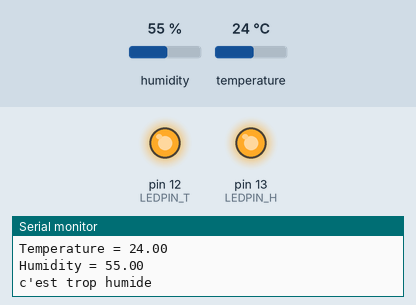
This sketch was run on a simulated Arduino Uno, built with avr-gcc and run on an emulated ATmega328P. Parts: output pins drawn as LEDs (lit = HIGH), the last lines printed to the serial monitor. The inputs (shaded band) are chosen by the test bench; at power-on: temperature 24 °C, humidity 55 %.

Above: at 4.8 s.
4.9 s: temperature set to 21 °C
At 10.8 s:
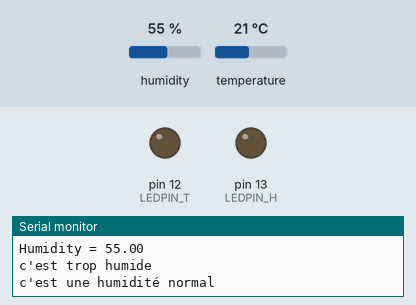
14.2 s: humidity set to 52 %
19.2 s: humidity set to 49 %
At 19.8 s:
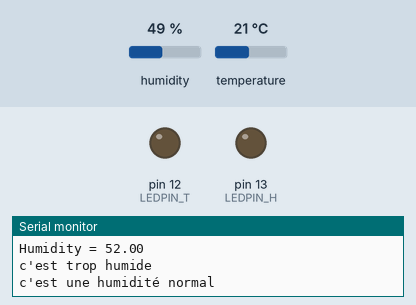
24.2 s: humidity set to 68 %
At 24.5 s:
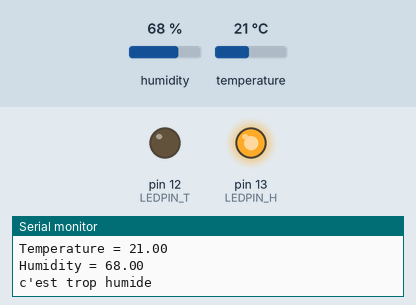
33.5 s: humidity set to 22 %
At 35.2 s:
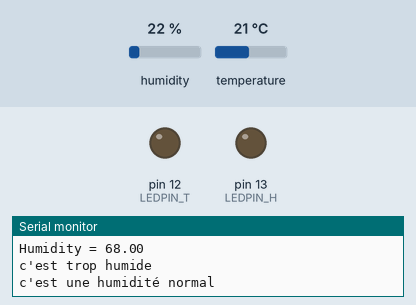
Timing chart, 0 to 36.7 s (numbered marks = the images above; inputs shaded):
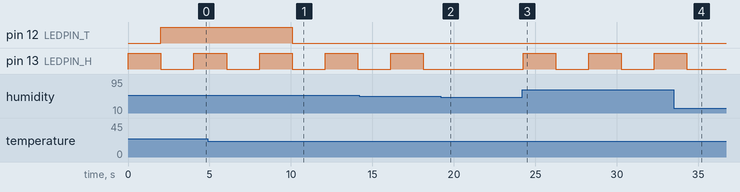

Measured:
- the behaviour switches between 23 and 22 °C on temperature (found by bisection; images 0 and 1)
- after the input at 4.9 s, pin 12 (LEDPIN_T): HIGH → LOW after 5.2 s
- after the input at 19.2 s, pin 13 (LEDPIN_H): stays LOW (without the input it goes to HIGH after 0.95 s)
- after the input at 24.2 s, pin 13 (LEDPIN_H): alternates HIGH for 2.0 s and LOW for 2.0 s, starting after 0.06 s
- after the input at 33.5 s, pin 13 (LEDPIN_H): goes on until 34.3 s, then stays LOW
- by itself, pin 13 (LEDPIN_H): alternates HIGH for 2.0 s and LOW for 2.0 s

The sketch:

led.ino
```cpp
#include <dht.h>
#define DHT11_PIN 8
#define LEDPIN_H 13
#define LEDPIN_T 12

dht DHT;
char receivedChar;
boolean newData = false;
/*
int ledPinH = 13;
int ledPinT = 12;
*/
/*

void loop()
{
  int chk = DHT.read11(DHT11_PIN);
  Serial.println("{\"temperature\":" + String(DHT.temperature)+ ", \"humidity\" :" + String(DHT.humidity) + "}");
  delay(2000);
}
*/
void setup()
{
  pinMode(LEDPIN_H, OUTPUT);
  pinMode(LEDPIN_T, OUTPUT);
  /*analogWrite(LEDPIN_H, 255);
  analogWrite(LEDPIN_T, 255);*/
  Serial.begin(9600);
}

void loop()
{

  DHT.read11(DHT11_PIN);
  Serial.print("Temperature = ");
  Serial.println(DHT.temperature);
  Serial.print("Humidity = ");
  Serial.println(DHT.humidity);

  if(DHT.humidity > 50){
    Serial.println("c'est trop humide");
    //digitalWrite(ledPinH, HIGH);
    analogWrite(LEDPIN_H, 255);
    delay(2000);
    digitalWrite(LEDPIN_H, LOW);
    analogWrite(LEDPIN_H, 0);
  }else{
    Serial.println("c'est une humidité normal");
    digitalWrite(LEDPIN_H, LOW);
  }
  if(DHT.temperature > 22){
    Serial.println("c'est trop humide");
    digitalWrite(LEDPIN_T, HIGH);
  }else{
    Serial.println("c'est une humidité normal");
    digitalWrite(LEDPIN_T, LOW);
  }
  delay(2000);
}
void recvInfo() {

  if (Serial.available() > 0) {

    receivedChar = Serial.read();
    newData = true;

  }

}
void lightLED() {

  int led = (receivedChar - '0');

  while(newData == true) {

    digitalWrite(led, HIGH);
    delay(2000);
    digitalWrite(led, LOW);

    newData = false;

  }

}
```
